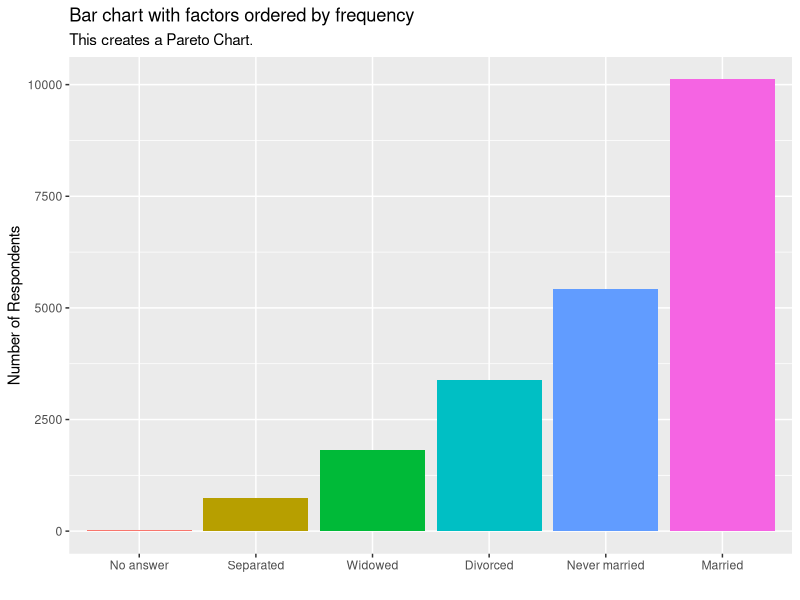
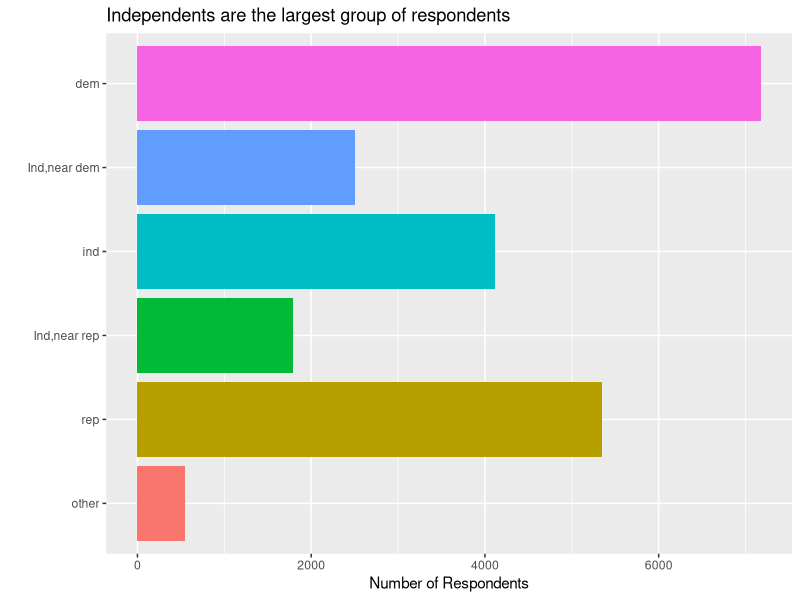

Source code (R) for these figures, in order:
## ---- chunk 1
knitr::opts_chunk$set(echo = TRUE,
                      warning = FALSE,
                      message = FALSE)
library(tidyverse)
## ---- chunk 2
gss_cat %>%
  mutate(marital = marital %>% fct_infreq() %>% fct_rev()) %>%
  ggplot(aes(x = marital, fill = marital)) +
  geom_bar(show.legend = FALSE) +
  labs(
    title = "Bar chart with factors ordered by frequency",
    subtitle = "This creates a Pareto Chart.",
    x = "",
    y = "Number of Respondents"
  )
## ---- chunk 3
gss_cat %>%
  mutate(partyid = partyid %>% fct_collapse(
    other = c("No answer", "Don't know", "Other party"),
    rep = c("Strong republican", "Not str republican"),
    ind = c("Ind, near rep", "Independent", "Ind, near dem"),
    dem = c("Not str democrat", "Strong democrat")
  )) %>%
  ggplot(aes(y = partyid, fill = partyid)) +
  geom_bar(show.legend = FALSE) +
  labs(
    title = "Independents are the largest group of respondents",
    y = "",
    x = "Number of Respondents"
  )
## ---- chunk 4

## ---- chunk 5
